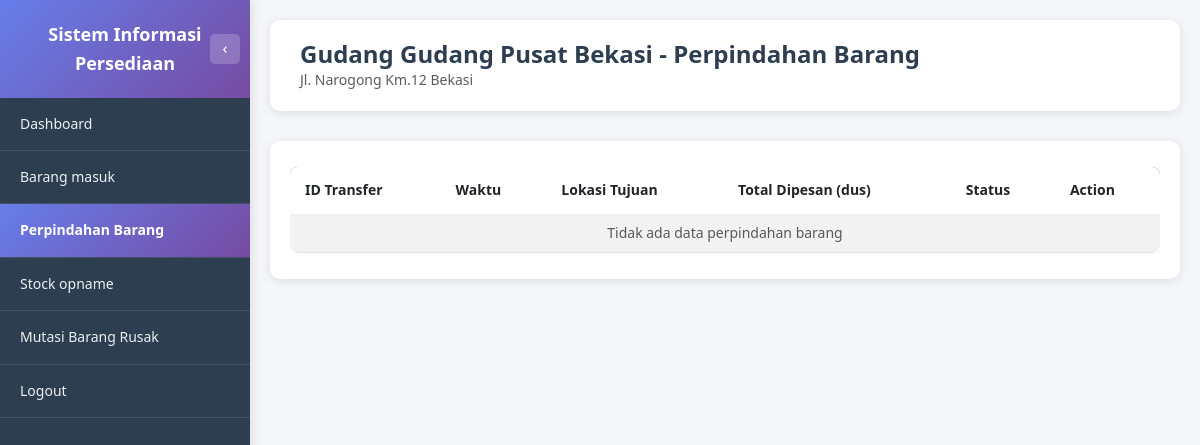
The app's page /gudang/perpindahan_barang.php (signed in) with its own data.
### tables this page shows
CREATE TABLE USERS (
         ID_USERS               VARCHAR(8) NOT NULL,
         KD_LOKASI              VARCHAR(8),
         NAMA                   VARCHAR(256),
         USERNAME               VARCHAR(256),
         PASSWORD               VARCHAR(256),
         STATUS                 ENUM('AKTIF', 'TIDAK AKTIF'),
         PRIMARY KEY (ID_USERS)
      );

CREATE TABLE MASTER_LOKASI (
         KD_LOKASI            VARCHAR(8) NOT NULL,
         NAMA_LOKASI          VARCHAR(256),
         TYPE_LOKASI          ENUM('gudang', 'toko'),
         ALAMAT_LOKASI        VARCHAR(256),
         MAX_STOCK_TOTAL      INT,
         SATUAN               ENUM('PIECES', 'DUS'),
         STATUS               ENUM('AKTIF', 'TIDAK AKTIF'),
         PRIMARY KEY (KD_LOKASI)
      );

### gudang/perpindahan_barang.php (the view, shortened to what this page needs)
<?php
require_once '../dbconnect.php';
$user_id = $_SESSION['user_id'];
$query_user = "SELECT u.ID_USERS, u.KD_LOKASI, ml.NAMA_LOKASI
               FROM USERS u
               LEFT JOIN MASTER_LOKASI ml ON u.KD_LOKASI = ml.KD_LOKASI
               WHERE u.ID_USERS = ?";
$stmt_user = $conn->prepare($query_user);
$stmt_user->bind_param("s", $user_id);
$stmt_user->execute();
$result_user = $stmt_user->get_result();
$user_data = $result_user->fetch_assoc();
$kd_lokasi = $user_data['KD_LOKASI'];
$nama_lokasi = $user_data['NAMA_LOKASI'] ?? 'Gudang';
$query_alamat = "SELECT ALAMAT_LOKASI FROM MASTER_LOKASI WHERE KD_LOKASI = ?";
$stmt_alamat = $conn->prepare($query_alamat);
$stmt_alamat->bind_param("s", $kd_lokasi);
$stmt_alamat->execute();
$result_alamat = $stmt_alamat->get_result();
$alamat_lokasi = $result_alamat->num_rows > 0 ? $result_alamat->fetch_assoc()['ALAMAT_LOKASI'] : '';
$query_transfer = "SELECT
    tb.ID_TRANSFER_BARANG,
    tb.WAKTU_PESAN_TRANSFER,
    tb.WAKTU_KIRIM_TRANSFER,
    tb.WAKTU_SELESAI_TRANSFER,
    tb.STATUS,
    tb.KD_LOKASI_TUJUAN,
    ml_tujuan.NAMA_LOKASI as NAMA_LOKASI_TUJUAN,
    ml_tujuan.ALAMAT_LOKASI as ALAMAT_LOKASI_TUJUAN,
    COALESCE(SUM(dtb.TOTAL_PESAN_TRANSFER_DUS), 0) as TOTAL_DIPESAN_DUS,
    COUNT(CASE WHEN dtb.STATUS = 'DIPESAN' THEN 1 END) as JUMLAH_DETAIL_DIPESAN,
    COUNT(CASE WHEN dtb.STATUS = 'TIDAK_DIKIRIM' THEN 1 END) as JUMLAH_DETAIL_TIDAK_DIKIRIM,
    COUNT(dtb.ID_DETAIL_TRANSFER_BARANG) as TOTAL_DETAIL
FROM TRANSFER_BARANG tb
LEFT JOIN MASTER_LOKASI ml_tujuan ON tb.KD_LOKASI_TUJUAN = ml_tujuan.KD_LOKASI
LEFT JOIN DETAIL_TRANSFER_BARANG dtb ON tb.ID_TRANSFER_BARANG = dtb.ID_TRANSFER_BARANG
WHERE tb.KD_LOKASI_ASAL = ? AND tb.STATUS IN ('DIPESAN', 'DIKIRIM', 'SELESAI')
GROUP BY tb.ID_TRANSFER_BARANG, tb.WAKTU_PESAN_TRANSFER, tb.WAKTU_KIRIM_TRANSFER, tb.WAKTU_SELESAI_TRANSFER, tb.STATUS, tb.KD_LOKASI_TUJUAN, ml_tujuan.NAMA_LOKASI, ml_tujuan.ALAMAT_LOKASI
ORDER BY tb.WAKTU_PESAN_TRANSFER DESC";
$stmt_transfer = $conn->prepare($query_transfer);
$stmt_transfer->bind_param("s", $kd_lokasi);
$stmt_transfer->execute();
$result_transfer = $stmt_transfer->get_result();
?>
<!DOCTYPE html>
<html lang="id">
<head>
    <link href="https://cdn.jsdelivr.net/npm/bootstrap@5.3.0/dist/css/bootstrap.min.css" rel="stylesheet">
    <link href="https://cdn.datatables.net/1.13.7/css/dataTables.bootstrap5.min.css" rel="stylesheet">
    <link href="https://cdn.jsdelivr.net/npm/sweetalert2@11/dist/sweetalert2.min.css" rel="stylesheet">
    <link href="../assets/css/style.css" rel="stylesheet">
</head>
<body class="dashboard-body">
    <?php include 'includes/sidebar.php'; ?>
    <div class="main-content">
        <div class="page-header">
            <h1 class="page-title">Gudang <?php echo htmlspecialchars($nama_lokasi); ?> - Perpindahan Barang</h1>
            <?php if (!empty($alamat_lokasi)): ?>
                <p class="text-muted mb-0"><?php echo htmlspecialchars($alamat_lokasi); ?></p>
            <?php endif; ?>
        </div>
        <div class="table-section">
            <div class="table-responsive">
                <table id="tablePerpindahan" class="table table-custom table-striped table-hover">
                    <thead>
                        <tr>
                            <th>ID Transfer</th>
                            <th>Waktu</th>
                            <th>Lokasi Tujuan</th>
                            <th>Total Dipesan (dus)</th>
                            <th>Status</th>
                            <th>Action</th>
                        </tr>
                    </thead>
                    <tbody>
                        <?php if ($result_transfer && $result_transfer->num_rows > 0): ?>
                            <?php while ($row = $result_transfer->fetch_assoc()): ?>
                                <tr>
                                    <td><?php echo htmlspecialchars($row['ID_TRANSFER_BARANG']); ?></td>
                                    <td><?php echo formatWaktuStack($row['WAKTU_PESAN_TRANSFER'], $row['WAKTU_KIRIM_TRANSFER'], $row['WAKTU_SELESAI_TRANSFER'], $row['STATUS']); ?></td>
                                    <td>
                                        <?php
                                        if (!empty($row['NAMA_LOKASI_TUJUAN'])) {
                                            $lokasi_text = $row['KD_LOKASI_TUJUAN'] . '-' . $row['NAMA_LOKASI_TUJUAN'];
                                            if (!empty($row['ALAMAT_LOKASI_TUJUAN'])) {
                                                $lokasi_text .= '-' . $row['ALAMAT_LOKASI_TUJUAN'];
                                            }
                                            echo htmlspecialchars($lokasi_text);
                                        } else {
                                            echo htmlspecialchars($row['KD_LOKASI_TUJUAN']);
                                        }
                                        ?>
                                    </td>
                                    <td><?php echo number_format($row['TOTAL_DIPESAN_DUS'], 0, ',', '.'); ?></td>
                                    <td>
                                        <?php
                                        $status_text = '';
                                        $status_class = '';
                                        $total_detail = intval($row['TOTAL_DETAIL'] ?? 0);
                                        $jumlah_detail_tidak_dikirim = intval($row['JUMLAH_DETAIL_TIDAK_DIKIRIM'] ?? 0);
                                        $status_transfer = $row['STATUS'];
                                        if ($status_transfer == 'DIPESAN' && $total_detail > 0 && $jumlah_detail_tidak_dikirim == $total_detail) {
                                            $status_text = 'Tidak Dikirim';
                                            $status_class = 'secondary';
                                        } else {
                                            switch($status_transfer) {
                                                case 'DIPESAN':
                                                    $status_text = 'Dipesan';
                                                    $status_class = 'warning';
                                                    break;
                                                case 'DIKIRIM':
                                                    $status_text = 'Dikirim';
                                                    $status_class = 'info';
                                                    break;
                                                case 'SELESAI':
                                                    $status_text = 'Selesai';
                                                    $status_class = 'success';
                                                    break;
                                                case 'DIBATALKAN':
                                                    $status_text = 'Dibatalkan';
                                                    $status_class = 'danger';
                                                    break;
                                                case 'TIDAK_DIKIRIM':
                                                    $status_text = 'Tidak Dikirim';
                                                    $status_class = 'secondary';
                                                    break;
                                                default:
                                                    $status_text = $status_transfer;
                                                    $status_class = 'secondary';
                                            }
                                        }
                                        ?>
                                        <span class="badge bg-<?php echo $status_class; ?>"><?php echo $status_text; ?></span>
                                    </td>
                                    <td>
                                        <div class="d-flex flex-wrap gap-1">
                                            <button class="btn-view btn-sm" onclick="lihatSuratJalan('<?php echo htmlspecialchars($row['ID_TRANSFER_BARANG']); ?>')">Surat Jalan</button>
                                            <?php
                                            $bisa_validasi = ($row['STATUS'] == 'DIPESAN' && intval($row['JUMLAH_DETAIL_DIPESAN'] ?? 0) > 0);
                                            if ($bisa_validasi):
                                            ?>
                                                <button class="btn btn-success btn-sm" onclick="validasiKirim('<?php echo htmlspecialchars($row['ID_TRANSFER_BARANG']); ?>')">Validasi Kirim</button>
                                            <?php endif; ?>
                                        </div>
                                    </td>
                                </tr>
                            <?php endwhile; ?>
                        <?php else: ?>
                            <tr>
                                <td colspan="6" class="text-center text-muted">Tidak ada data perpindahan barang</td>
                            </tr>
                        <?php endif; ?>
                    </tbody>
                </table>
            </div>
        </div>
    </div>
</body>
</html>

### assets/css/style.css (style rules this page uses)
* { margin: 0; padding: 0; box-sizing: border-box; }
:root { --font-family-primary: 'Segoe UI', Tahoma, Geneva, Verdana, sans-serif; --font-size-base: 14px; --font-size-small: 12px; --font-size-large: 16px; --font-size-title: 24px; --font-size-heading: 18px; --font-weight-normal: 400; --font-weight-medium: 500; --font-weight-bold: 600; }
body { font-family: var(--font-family-primary); font-size: var(--font-size-base); line-height: 1.6; }
:root { --color-primary: #667eea; --color-primary-dark: #764ba2; --color-primary-gradient: linear-gradient(135deg, #667eea 0%, #764ba2 100%); --color-text-primary: #2c3e50; --color-text-secondary: #7f8c8d; --color-text-muted: #666; --color-text-light: #ecf0f1; --color-bg-primary: #f5f6fa; --color-bg-secondary: #ffffff; --color-bg-dark: #2c3e50; --color-bg-gradient: linear-gradient(135deg, #667eea 0%, #764ba2 100%); --color-border: #ddd; --color-border-light: #ecf0f1; --color-success: #27ae60; --color-warning: #f39c12; --color-danger: #e74c3c; --color-info: #3498db; --shadow-sm: 0 2px 10px rgba(0, 0, 0, 0.1); --shadow-md: 0 4px 15px rgba(0, 0, 0, 0.1); --shadow-lg: 0 10px 40px rgba(0, 0, 0, 0.2); }
body { background: var(--color-bg-gradient); min-height: 100vh; }
body.dashboard-body { background: var(--color-bg-primary); }
.main-content { margin-left: 250px; min-height: 100vh; background: var(--color-bg-primary); padding: 20px; transition: margin-left 0.3s ease; width: calc(100% - 250px); box-sizing: border-box; }
.page-header { background: var(--color-bg-secondary); padding: 20px 30px; border-radius: 10px; margin-bottom: 30px; box-shadow: var(--shadow-sm); }
.page-title { font-size: var(--font-size-title); font-weight: var(--font-weight-bold); color: var(--color-text-primary); margin: 0; }
.table-custom { border-radius: 8px; overflow: hidden; }
.table-custom thead { background: var(--color-primary-gradient); color: white; }
.table-custom thead th { border: none; padding: 12px 15px; font-weight: var(--font-weight-bold); }
.table-custom tbody tr { transition: background-color 0.2s; }
.table-section { background: var(--color-bg-secondary); padding: 20px; border-radius: 10px; margin-bottom: 30px; box-shadow: var(--shadow-sm); width: 100%; box-sizing: border-box; }
.table-section .table-responsive { width: 100%; overflow-x: auto; }
.table-section table { width: 100% !important; table-layout: auto; }

### records on screen
users: KD_LOKASI.NAMA_LOKASI "Gudang Pusat Bekasi"
master_lokasi: ALAMAT_LOKASI "Jl. Narogong Km.12 Bekasi"
